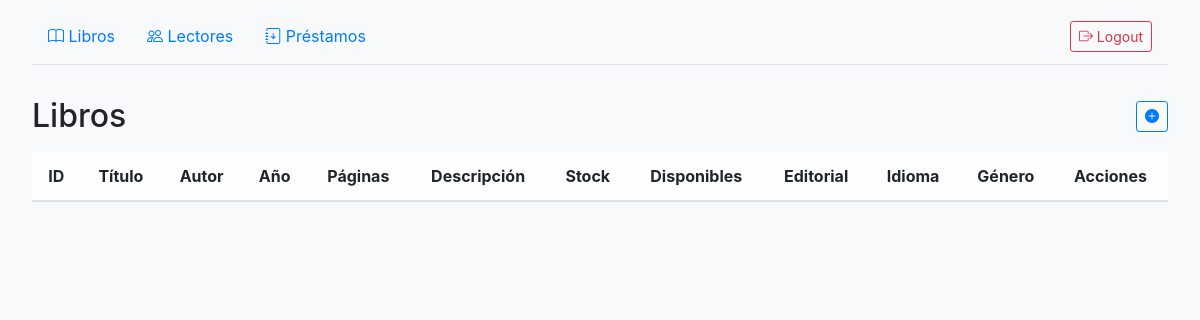
/app_biblioteca/books/ (signed in), run on an earlier commit of the app's database.
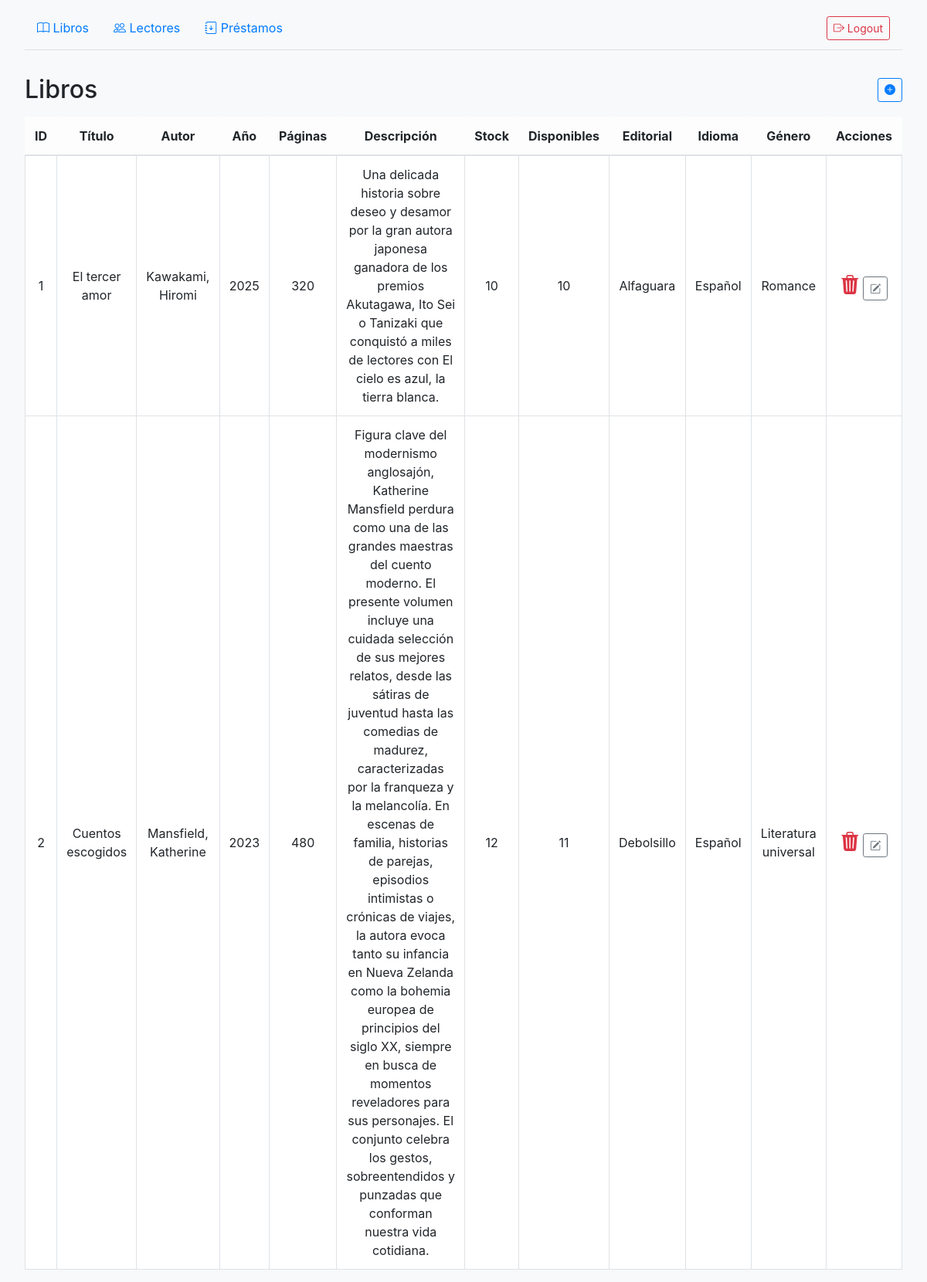
And on a later commit of the database.
### app_biblioteca/models.py (models this page shows, shortened)
class Book(models.Model):
    title = models.CharField(max_length=255, blank=False)
    author = models.CharField(max_length=255, blank=False)
    publication_year = models.IntegerField(blank=False)
    pages = models.IntegerField(null=True, blank=True)
    description = models.TextField(blank=True)
    stock = models.IntegerField(default=1)
    available = models.IntegerField(default=1)
    is_active = models.BooleanField(default=True)
    editorial = models.ForeignKey(Editorial, on_delete=models.CASCADE)
    language = models.ForeignKey(Language, on_delete=models.CASCADE)
    genre = models.ForeignKey(Genre, on_delete=models.CASCADE)

class Editorial(models.Model):
    name = models.CharField(max_length=100, blank=False)
    is_active = models.BooleanField(default=True)
    def __str__(self):
        return self.name

class Language(models.Model):
    name = models.CharField(max_length=50, blank=False)
    is_active = models.BooleanField(default=True)
    def __str__(self):
        return self.name

class Genre(models.Model):
    name = models.CharField(max_length=100, blank=False)
    is_active = models.BooleanField(default=True)
    def __str__(self):
        return self.name

### app_biblioteca/views.py (the view)
# urls.py: path('books/', views.books_view, name='books'),
@login_required(login_url='/app_biblioteca/login/')
def books_view(request):
   books = Book.objects.all()
   for book in books:
      print(book.title)
   return render(request, 'books.html', {'books': books})

### app_biblioteca/templates/books.html (shortened to what this page needs)
{% load static %}
<!DOCTYPE html>
<html lang="en">
<head>
    <link rel="stylesheet" href="{% static 'bootstrap/css/bootstrap.min.css' %}">
    <link rel="stylesheet" href="{% static 'bootstrap/css/bootstrap-icons.css' %}">
    <link rel="stylesheet" href="{% static 'css/main.css' %}?v=1">
</head>
<body>
    {% block content %}
    <div class="top-bar px-3 py-2 border-bottom">
        <div class="d-flex justify-content-between align-items-center w-100">
            <div class="d-flex align-items-center">
                <a href="{% url 'books' %}" class="nav-link"><i class="bi bi-book"></i> Libros</a>
                <a href="{% url 'readers' %}" class="nav-link"><i class="bi bi-people"></i> Lectores</a>
                <a href="{% url 'main' %}" class="nav-link"><i class="bi bi-journal-arrow-down"></i> Préstamos</a>
            </div>
            <div class="d-flex align-items-center">
                <div class="user-info">
                    <form action="{% url 'logout' %}" method="post">
                        <button type="submit" class="btn btn-outline-danger btn-sm">
                            <i class="bi bi-box-arrow-right"></i> Logout
                        </button>
                    </form>
                </div>
            </div>
        </div>
    </div>
    <div class="page-header d-flex align-items-center justify-content-between">
        <h2>Libros</h2>
        <button class="btn btn-sm btn-outline-primary" title="Crear Libro" onclick="abrir_modal_creacion('{% url 'create_book' %}')">
            <i class="bi bi-plus-circle-fill fs-l"></i>
        </button>
    </div>
    <div class="table-responsive mt-3">
        <table class="table table-bordered table-hover text-center align-middle bg-white">
            <thead class="table-light">
                <tr>
                    <th>ID</th>
                    <th>Título</th>
                    <th>Autor</th>
                    <th>Año</th>
                    <th>Páginas</th>
                    <th>Descripción</th>
                    <th>Stock</th>
                    <th>Disponibles</th>
                    <th>Editorial</th>
                    <th>Idioma</th>
                    <th>Género</th>
                    <th>Acciones</th>
                </tr>
            </thead>
            <tbody>
                {% for book in books %}
                <tr data-bookid="{{ book.id }}">
                    <td>{{ book.id }}</td>
                    <td>{{ book.title }}</td>
                    <td>{{ book.author }}</td>
                    <td>{{ book.publication_year }}</td>
                    <td>{{ book.pages }}</td>
                    <td>{{ book.description }}</td>
                    <td>{{ book.stock }}</td>
                    <td>{{ book.available }}</td>
                    <td>{{ book.editorial }}</td>
                    <td>{{ book.language }}</td>
                    <td>{{ book.genre }}</td>
                    <td>
                        <span class="act-btn delete-book text-danger" title="Borrar Libro" style="cursor: pointer; font-size:25px;">
                            <i class="bi bi-trash3-fill fs-5"></i>
                        </span>
                        <button class="btn btn-sm btn-outline-secondary" title="Editar Libro" onclick="abrir_modal_edicion('{% url 'edit_book' book.id %}')">
                            <i class="bi bi-pencil-square"></i>
                        </button>
                    </td>
                </tr>
                {% endfor %}
            </tbody>
        </table>
    </div>
    {% endblock %}
</body>
</html>

### app_biblioteca/static/css/main.css (style rules this page uses)
body { background-color: #f8f9fa; padding-inline: 2rem; padding-top: 1rem; }
.top-bar { display: flex; justify-content: space-between; align-items: center; margin-bottom: 2rem; padding-top: 0px !important; padding-left: 0px !important; }
.user-info { display: flex; align-items: center; gap: 1rem; }
.act-btn { cursor: pointer; transition: transform 0.2s; display: inline-block; }
.table th, .table td { vertical-align: middle !important; }
.page-header { display: flex; justify-content: space-between; align-items: center; margin-bottom: 1rem; }
.page-header h2 { margin: 0; }

What changed in the data, as far as the page shows it:
added Book: id "1", title "El tercer amor", author "Kawakami, Hiromi", publication_year "2025", pages "320", description "Una delicada historia sobre deseo y desamor por la gran autora japonesa ganadora de los premios Akutagawa, Ito Sei o Tanizaki que conquistó a miles de lectores con El cielo es azul, la tierra blanca.", stock "10", available "10", editorial "Alfaguara", language "Español", genre "Romance"
added Book: id "2", title "Cuentos escogidos", author "Mansfield, Katherine", publication_year "2023", pages "480", description "Figura clave del modernismo anglosajón, Katherine Mansfield perdura como una de las grandes maestras del cuento moderno. El presente volumen incluye una cuidada selección de sus mejores relatos, desde las sátiras de juventud hasta las comedias de madurez, caracterizadas por la franqueza y la melancolía. En escenas de familia, historias de parejas, episodios intimistas o crónicas de viajes, la autora evoca tanto su infancia en Nueva Zelanda como la bohemia europea de principios del siglo XX, siempre en busca de momentos reveladores para sus personajes. El conjunto celebra los gestos, sobreentendidos y punzadas que conforman nuestra vida cotidiana.", stock "12", available "11", editorial "Debolsillo", language "Español", genre "Literatura universal"
